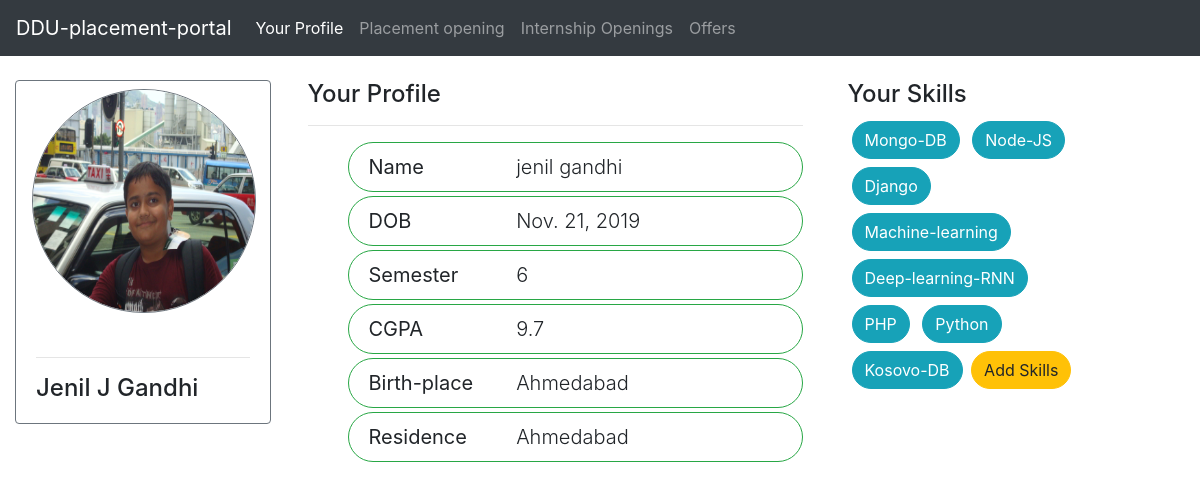
The page /dashboard/ (signed in) on the database its author committed.
### login/models.py (models this page shows, shortened)
class user_details(models.Model):
    first_name=models.CharField(max_length=25,default="Please provide")
    last_name=models.CharField(max_length=25,default="Please provide")
    current_sem=models.IntegerField(default=1)
    User=models.ForeignKey(User,on_delete=models.CASCADE)
    isallowed=models.BooleanField(default=False)
    homecity=models.CharField(max_length=30,default="Nadiad")
    Place_of_birth=models.CharField(max_length=30,default="Nadiad")
    dob=models.DateField(default=datetime.date.today)
    cgpa_till_6_sem=models.FloatField(default=3.0)
    image=models.ImageField(upload_to="login/images",default="")

### dashboard/models.py (models this page shows, shortened)
class expert_in(models.Model):
    user=models.ForeignKey(User,on_delete=models.CASCADE)
    exper_field=models.CharField(max_length=30)

### dashboard/views.py (the view)
# urls.py: path("",views.index,name="dashboard" ),
def index(request):
    if request.user.is_authenticated:
        cur_user=request.user
        cur_user_temp=user_details.objects.filter(User=cur_user)[0]
        experts=expert_in.objects.filter(user=request.user)
        image=cur_user_temp.image.url
        pass_expert=[]
        for val in experts:
            pass_expert.append(val.exper_field)
        name=cur_user_temp.first_name+" "+cur_user_temp.last_name
        cur_sem=cur_user_temp.current_sem
        cgpa=cur_user_temp.cgpa_till_6_sem
        passing={'passing':{'Name':cur_user_temp.first_name+" "+cur_user_temp.last_name,
        'DOB':cur_user_temp.dob,'Semester':cur_user_temp.current_sem,'CGPA':cur_user_temp.cgpa_till_6_sem,'Birth-place':cur_user_temp.Place_of_birth,'Residence':cur_user_temp.homecity},'expert':pass_expert,'image_path':image}
        return render(request,'dashboard/index.html',passing)
    else:
        return HttpResponse("Error 404 Page not found")

### dashboard/templates/dashboard/index.html (shortened to what this page needs)
{% extends 'dashboard/base.html' %}
{% block body %}
<div class="row container mt-4">
<div class=" col-3 ">
<div class="card border border-secondary" style="width: 16rem;">
  <img src="{{image_path}}" class="card-img-top rounded-circle my-2 mx-3 border border-secondary" style="width:14rem ;height:14rem" alt="...">
  <div class="card-body">
  <hr>
    <h4 class="card-text">Jenil J Gandhi</h4>
  </div>
</div>
</div>
<div class="col-6">
<div class="container display-4 " style="font-size:20px">
<h4>Your Profile</h4>
<hr>
<ul>
{% for key,val in passing.items %}
<li class="list-group-item rounded-pill my-1 border border-success">
    <div class="row">
    <div class="col-4" style="text-align:left">
    <b>{{key}}</b>
    </div>
    <div class="col-8">
    {{val}}
    </div>
    </div>
</li>
{% endfor %}
</ul>
</div>
</div>
<div class="col-3">
<h4>Your Skills</h4>
{% for author in  expert %}
<button type="" class="btn btn-info rounded-pill mx-1 my-1">{{author|safe}}</button>
{% endfor %}
<button type="button" class="btn btn-warning rounded-pill" data-toggle="modal" data-target="#exampleModal">
  Add Skills
</button>
</div>
{% endblock body %}
{% block your_profile_button %}
active
      {% endblock your_profile_button %}
{% block placement_button %}
      {% endblock placement_button %}
{% block inter_opening_button %}
      {% endblock inter_opening_button %}

### rows shown on the page
user_details: passing "Nov. 21, 2019" "9.7" "Ahmedabad" "Ahmedabad"
expert_in: expert "Mongo-DB"
expert_in: expert "Node-JS"
expert_in: expert "Django"
expert_in: expert "Machine-learning"
expert_in: expert "Deep-learning-RNN"
expert_in: expert "PHP"
expert_in: expert "Python"
expert_in: expert "Kosovo-DB"

### other values the page prints
{{ key }} "Name" "DOB" "Semester" "CGPA" "Birth-place" "Residence"
{{ val }} "jenil gandhi" "6"
